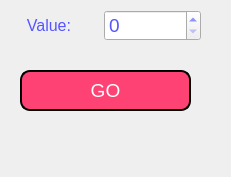
   <widget class="QWidget" name="TimKiem">
    <property name="geometry">
     <rect>
      <x>0</x>
      <y>0</y>
      <width>231</width>
      <height>177</height>
     </rect>
    </property>
    <attribute name="label">
     <string>Search</string>
    </attribute>
    <widget class="QPushButton" name="go_search">
     <property name="geometry">
      <rect>
       <x>20</x>
       <y>70</y>
       <width>171</width>
       <height>41</height>
      </rect>
     </property>
     <property name="font">
      <font>
       <family>MS Shell Dlg 2</family>
       <pointsize>14</pointsize>
       <weight>50</weight>
       <italic>false</italic>
       <bold>false</bold>
      </font>
     </property>
     <property name="styleSheet">
      <string notr="true">font: 14pt &quot;MS Shell Dlg 2&quot;;
border-style: outset;
border-width: 2px;
background-color: rgb(255, 66, 116);
border-radius:10px;
color: rgb(255, 255, 255);
border-color:black ;
padding: 10px;
</string>
     </property>
     <property name="text">
      <string>GO</string>
     </property>
    </widget>
    <widget class="QWidget" name="layoutWidget">
     <property name="geometry">
      <rect>
       <x>0</x>
       <y>10</y>
       <width>201</width>
       <height>31</height>
      </rect>
     </property>
     <layout class="QHBoxLayout" name="horizontalLayout_6">
      <item>
       <widget class="QLabel" name="value_search">
        <property name="font">
         <font>
          <family>MS Shell Dlg 2</family>
          <pointsize>12</pointsize>
          <weight>50</weight>
          <italic>false</italic>
          <bold>false</bold>
         </font>
        </property>
        <property name="styleSheet">
         <string notr="true">font: 12pt &quot;MS Shell Dlg 2&quot;;
color: rgb(85, 85, 255);</string>
        </property>
        <property name="text">
         <string>&lt;html&gt;&lt;head/&gt;&lt;body&gt;&lt;p align=&quot;center&quot;&gt;Value:&lt;/p&gt;&lt;/body&gt;&lt;/html&gt;</string>
        </property>
       </widget>
      </item>
      <item>
       <widget class="QSpinBox" name="spinBox_search">
        <property name="font">
         <font>
          <family>MS Shell Dlg 2</family>
          <pointsize>14</pointsize>
          <weight>50</weight>
          <italic>false</italic>
          <bold>false</bold>
         </font>
        </property>
        <property name="styleSheet">
         <string notr="true">font: 14pt &quot;MS Shell Dlg 2&quot;;
color: rgb(85, 85, 255);</string>
        </property>
       </widget>
      </item>
     </layout>
    </widget>
   </widget>
